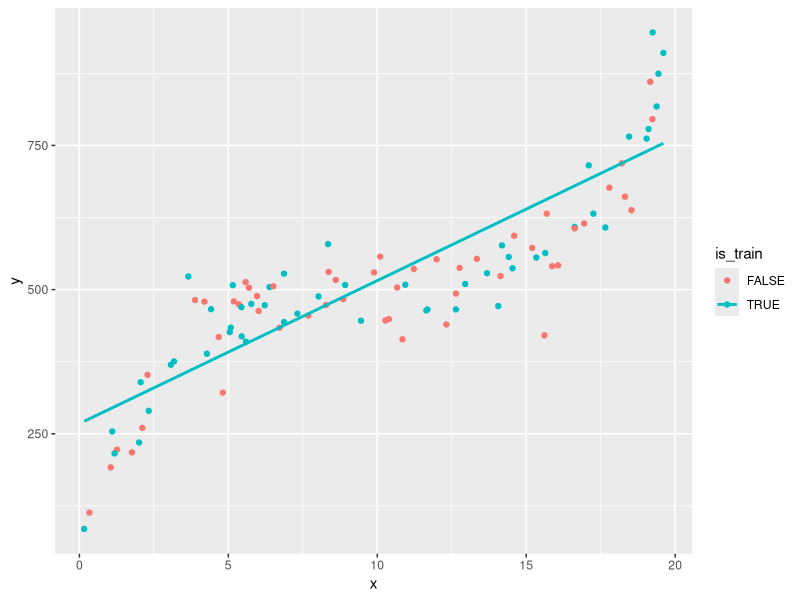
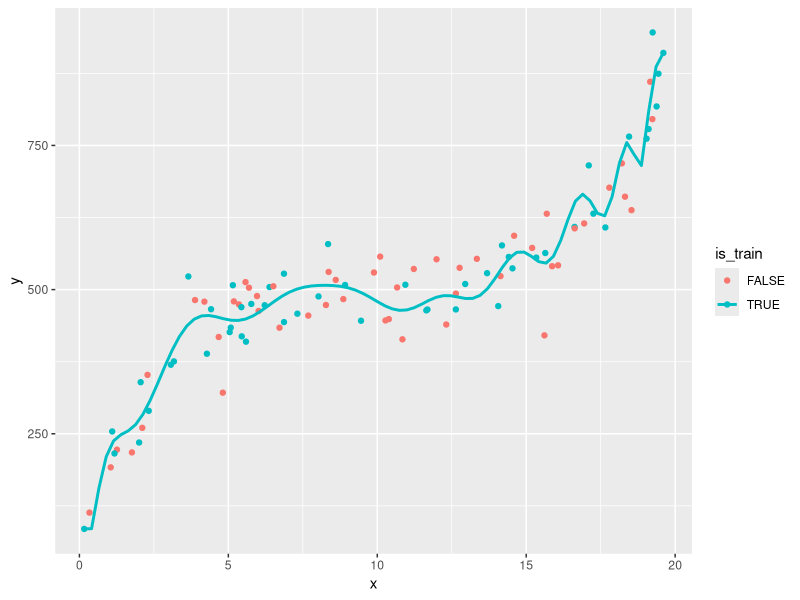
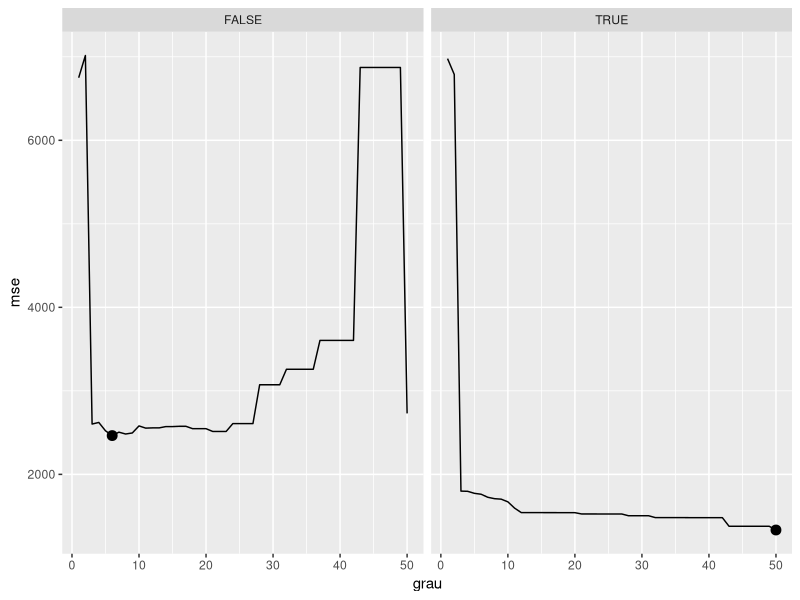
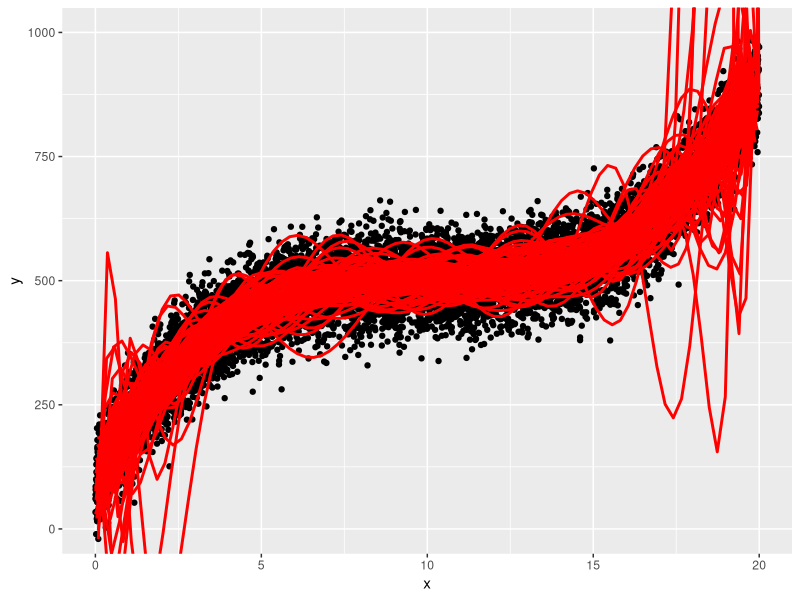
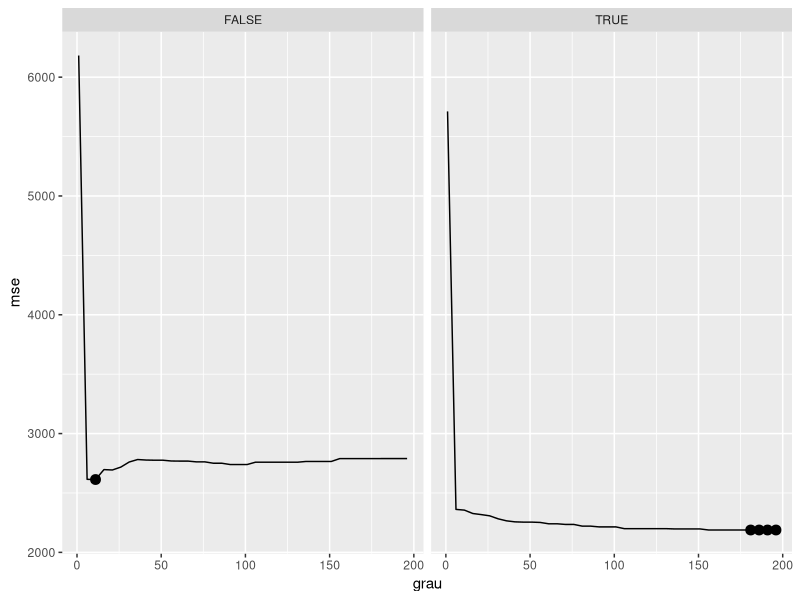
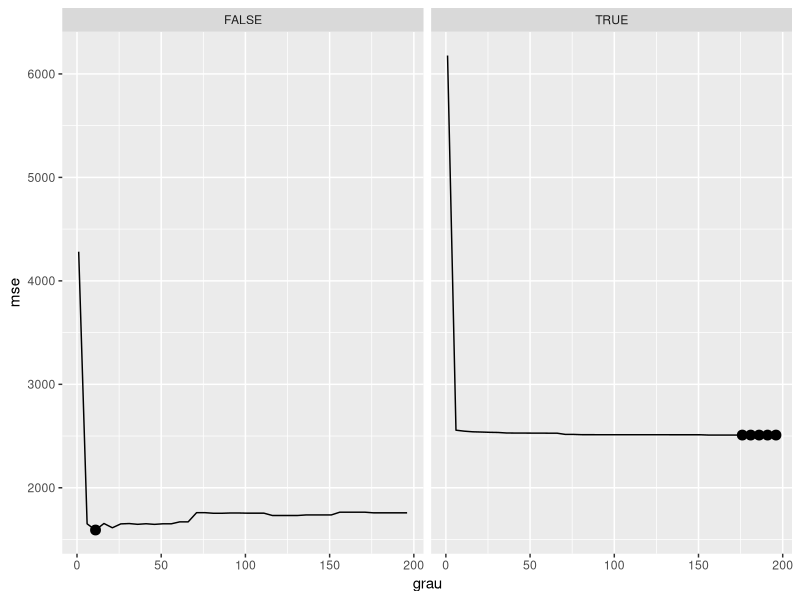
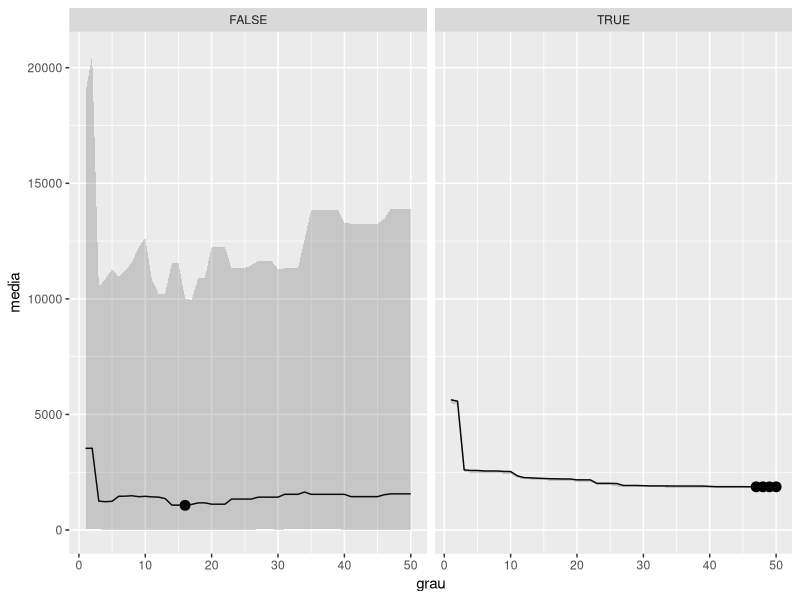
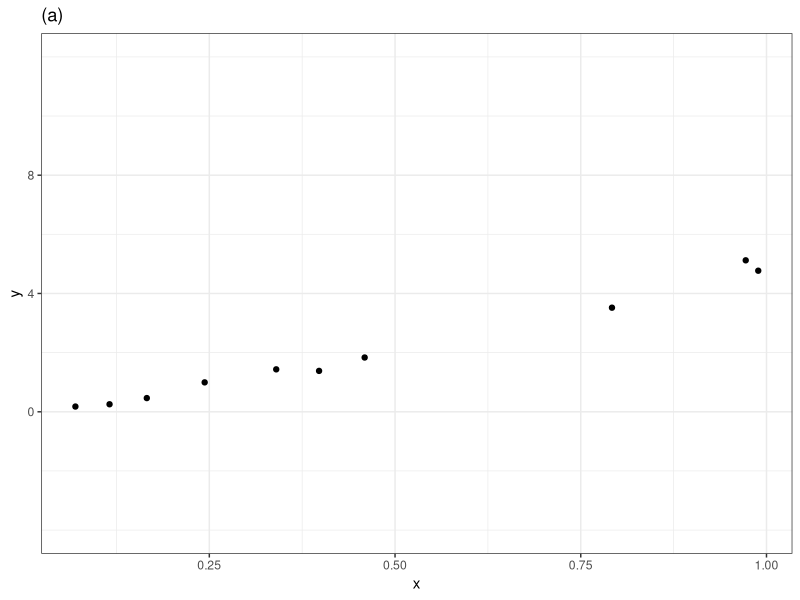

These figures' R source, in order:
library(tidyverse)
set.seed(1313)

# Criando banco de dados --------------------------------------------------

criar_amostra <- function(n, perc_treino) {
  data_frame(
    x = runif(n, 0, 20),
    y = 500 + 0.4 * (x-10)^3 + rnorm(n, sd = 50),
    is_train = 1:n %in% sample.int(n, n*perc_treino)
  )
}

df <- criar_amostra(100, 0.5)

df_train <- df %>% filter(is_train)
df_test <- df %>% filter(!is_train)

ggplot(df, aes(x = x, y = y, color = is_train)) +
  geom_point() +
  geom_smooth(data = df_train, method = "lm", se = FALSE)

# Ajustando o primeiro modelo ---------------------------------------------

modelo <- lm(y ~ x, data = df_train)
summary(modelo)

df$predicao <- predict(modelo, df)
df %>% 
  group_by(is_train) %>% 
  summarise(rmse = sqrt(mean((predicao - y)^2)))


# Ajustando um modelo mais complexo ---------------------------------------

ggplot(df, aes(x = x, y = y, color = is_train)) +
  geom_point() +
  geom_smooth(data = df_train, method = "lm", se = FALSE, 
              formula = y ~ poly(x, 50, raw = TRUE))


modelo <- lm(y ~ poly(x, 50, raw = TRUE), data = df_train)

df$predicao <- predict(modelo, df)
df %>% 
  group_by(is_train) %>% 
  summarise(rmse = sqrt(mean((predicao - y)^2)))


# Ajustando diversos modelos ----------------------------------------------

ajustar_polinomios <- function(df, grau) {
  
  erros <- NULL
  for(g in grau) {
    
    modelo <- lm(y ~ poly(x, g, raw = TRUE), data = df %>% filter(is_train))
    
    df$predicao <- predict(modelo, df)
    erros <- bind_rows(
      erros,
      df %>% 
        group_by(is_train) %>% 
        summarise(mse = mean((predicao - y)^2)) %>% 
        mutate(grau = g)
    )
    
  }
  erros
}

erros <- ajustar_polinomios(df, 1:50)
ggplot(erros, aes(x = grau, y = mse)) + 
  geom_line() + 
  geom_point(
    data = erros %>% group_by(is_train) %>% filter(mse == min(mse)),
    size = 3
    ) +
  facet_wrap(~is_train) 


# Por que variância alta?

n_vezes <- 100
df <- criar_amostra(10000, 0.5)
gg <- ggplot(df, aes(x = x, y = y)) +
  geom_point() 

for(i in 1:n_vezes) {
  gg <- gg + 
    geom_smooth(
      data = df %>% sample_n(50),
      alpha = 0.01,
      color = "red",
      method = "lm", se = FALSE, 
      formula = y ~ poly(x, 20, raw = TRUE)
      )
}

gg + coord_cartesian(ylim = c(0, 1000))
  

# Qual o efeito do tamanho da amostra? -------------------------------------

df <- criar_amostra(1000, 0.5)
erros <- ajustar_polinomios(df, seq(1, 200, by = 5))
ggplot(erros, aes(x = grau, y = mse)) + 
  geom_line() + 
  geom_point(
    data = erros %>% group_by(is_train) %>% filter(mse == min(mse)),
    size = 3
  ) +
  facet_wrap(~is_train) 


# Qual o efeito do tamanho da amostra de teste? ---------------------------

df <- criar_amostra(1000, 0.99)
erros <- ajustar_polinomios(df, seq(1, 200, by = 5))
ggplot(erros, aes(x = grau, y = mse)) + 
  geom_line() + 
  geom_point(
    data = erros %>% group_by(is_train) %>% filter(mse == min(mse)),
    size = 3
  ) +
  facet_wrap(~is_train) 

# Implementando validação cruzada -----------------------------------------

df <- criar_amostra(100, 0.5)
k <- 100
df$fold <- 1:nrow(df)
erros <- NULL
for (i in 1:k) {
  df$is_train <- df$fold != i
  erro <- ajustar_polinomios(df, grau = 1:50)
  erro$fold <- i
  erros <- bind_rows(erros, erro)
}

erros2 <- erros %>% 
  group_by(grau, is_train) %>% 
  summarise(
    media = median(mse),
    minimo = min(mse),
    maximo = max(mse),
    quantil95 = quantile(mse, probs = 0.95),
    quantil5 = quantile(mse, probs = 0.05)
    )

ggplot(erros2, aes(x = grau, y = media)) + 
  geom_line() + 
  geom_point(
    data = erros2 %>% group_by(is_train) %>% filter(media == min(media)),
    size = 3
  ) +
  facet_wrap(~is_train) +
  #coord_cartesian(ylim = c(0, 5000)) +
  geom_ribbon(aes(ymin = quantil5, ymax = quantil95), alpha = 0.2)



# Exemplo regressão polinomial ---------------------------------------------

library(tidyverse)

# Gerando os dados

set.seed(7)

dados <- tibble(
  x = runif(10),
  y = 2*x + 3*x^2 + rnorm(10, 0, 0.15) 
)

ggplot(dados, aes(x = x, y = y)) + 
  geom_point() + 
  theme_bw() +
  ggtitle("(a)") +
  scale_y_continuous(limits = c(-4, 12), breaks = c(0, 4, 8))

# Ajustando modelos

ggplot(dados, aes(x = x, y = y)) + geom_point() + 
  geom_smooth(formula = y ~ x, colour = "red", se = FALSE, method = 'lm') +
  #geom_smooth(formula = y ~ poly(x, 2), colour = "orange", se = FALSE, method = 'lm') +
  #geom_smooth(formula = y ~ poly(x, 9), colour = "blue", se = FALSE, method = 'lm') +
  theme_bw() +
  ggtitle("(b)") +
  scale_y_continuous(limits = c(-4, 12), breaks = c(0, 4, 8))

# Obtendo novos dados

dados2 <- tibble(
  x = runif(100),
  y = 2*x + 3*x^2 + rnorm(100, 0, 0.1) 
)

# Comparando os modelos com a nova base

ggplot(dados, aes(x = x, y = y)) + geom_point() + 
  geom_smooth(formula = y ~ x, colour = "red", se = FALSE, method = 'lm') +
  geom_smooth(formula = y ~ poly(x, 2), colour = "orange", se = FALSE, method = 'lm') +
  geom_smooth(formula = y ~ poly(x, 9), colour = "blue", se = FALSE, method = 'lm') +
  geom_point(data = dados2, aes(x = x, y = y)) +
  theme_bw() +
  ggtitle("(c)") +
  scale_y_continuous(limits = c(-4, 12), breaks = c(0, 4, 8))

# Ajustando os modelos na nova base

ggplot(dados2, aes(x = x, y = y)) + geom_point() + 
  geom_smooth(formula = y ~ x, colour = "red", se = FALSE, method = 'lm') +
  geom_smooth(formula = y ~ poly(x, 2), colour = "orange", se = FALSE, method = 'lm') +
  geom_smooth(formula = y ~ poly(x, 9), colour = "blue", se = FALSE, method = 'lm') +
  theme_bw()  +
  ggtitle("(d)") +
  scale_y_continuous(limits = c(-4, 12), breaks = c(0, 4, 8))

# Vamos ver o RMSE

poly_lm <- function(dados, d) {
  lm(y ~ poly(x, degree = d, raw = TRUE), data = dados)
}

modelo <- lm(y ~ x, data = dados)
modelo2 <- lm(y ~ poly(x, 2), data = dados)

calcula_rmse <- function(modelo) {
  mean(residuals(modelo)^2) %>%
    sqrt() %>% 
    round(3)
}

calcula_rmse2 <- function(modelo, dados) {
  mean((predict(modelo, newdata = dados) - dados$y)^2) %>% 
    sqrt() %>% 
    round(3)
}

rmse1 <-
  map(1:9, poly_lm, dados = dados) %>% 
  map(calcula_rmse) %>% 
  purrr::flatten_dbl()

rmse2 <-
  map(1:9, poly_lm, dados = dados) %>% 
  map(calcula_rmse2, dados = dados2) %>% 
  purrr::flatten_dbl()

tibble(
  `Grau do polinômio` = 1:9, 
  RMSE = rmse1, 
  RMSE2 = rmse2
)

# Implementando LOOC ------------------------------------------------------